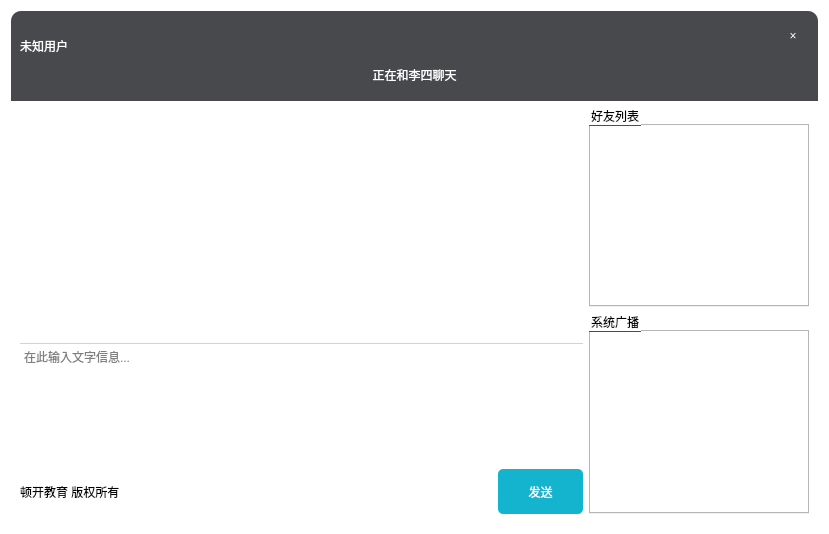
<?xml version="1.0" encoding="UTF-8"?>
<ui version="4.0">
 <class>MainWindow</class>
 <widget class="QWidget" name="MainWindow">
  <property name="geometry">
   <rect>
    <x>0</x>
    <y>0</y>
    <width>829</width>
    <height>534</height>
   </rect>
  </property>
  <property name="windowTitle">
   <string>Form</string>
  </property>
  <property name="styleSheet">
   <string notr="true">*{
	
	background-color: rgb(255, 255, 255);
}

QListWidget
{
	border:none;
}

QWidget#centralWidget
{
	border-top-right-radius:11px;
	border-top-left-radius:11px;
}

QWidget#topWidget
{
	background-color: rgb(72,73,77);
	border-top-right-radius:10px;
	border-top-left-radius:10px;
}

QWidget#topWidget QPushButton,QWidget#widget{
	border:none;
	background-color:none;
	border-radius:5px;
	color:white;
}

QPushButton#closeBtn:hover
{
	background-color:red;
}

QLabel
{
	background:transparent;
}

QLabel#curUserLab,QLabel#curChatLab
{
	color:white;
	font:normal 15pt '楷体';
}

QTextEdit#chatMsgSendEdit
{
	border-top:1px solid rgb(212,210,212);
}

QPushButton#msgSendBtn
{
	border:none;
	border-radius:5px;
	background-color: rgb(20,180,206);
	color:white;
	min-width:85px;
	min-height:45px;
}
QPushButton#msgSendBtn:hover
{
	background-color: rgb(63,195,217);
}

 QTabBar::tab {
	 border-bottom:1px solid red;
     border-bottom-color: red; /* same as the pane color */
     border-top-left-radius: 4px;
     border-top-right-radius: 4px;
     min-width: 20ex;
	 min-height:10ex;
     padding: 2px;
 }


</string>
  </property>
  <layout class="QGridLayout" name="gridLayout">
   <item row="0" column="0">
    <widget class="QWidget" name="centralWidget" native="true">
     <layout class="QGridLayout" name="gridLayout_2" columnstretch="5,2">
      <property name="leftMargin">
       <number>0</number>
      </property>
      <property name="topMargin">
       <number>0</number>
      </property>
      <property name="rightMargin">
       <number>0</number>
      </property>
      <property name="bottomMargin">
       <number>0</number>
      </property>
      <item row="0" column="0" colspan="2">
       <widget class="QWidget" name="topWidget" native="true">
        <property name="minimumSize">
         <size>
          <width>0</width>
          <height>90</height>
         </size>
        </property>
        <property name="maximumSize">
         <size>
          <width>16777215</width>
          <height>90</height>
         </size>
        </property>
        <layout class="QGridLayout" name="gridLayout_4">
         <item row="1" column="1" rowspan="2">
          <widget class="QLabel" name="curChatLab">
           <property name="text">
            <string>正在和李四聊天</string>
           </property>
           <property name="alignment">
            <set>Qt::AlignCenter</set>
           </property>
          </widget>
         </item>
         <item row="0" column="1">
          <spacer name="horizontalSpacer_4">
           <property name="orientation">
            <enum>Qt::Horizontal</enum>
           </property>
           <property name="sizeHint" stdset="0">
            <size>
             <width>258</width>
             <height>20</height>
            </size>
           </property>
          </spacer>
         </item>
         <item row="2" column="0">
          <spacer name="horizontalSpacer_3">
           <property name="orientation">
            <enum>Qt::Horizontal</enum>
           </property>
           <property name="sizeHint" stdset="0">
            <size>
             <width>257</width>
             <height>20</height>
            </size>
           </property>
          </spacer>
         </item>
         <item row="0" column="0" rowspan="2">
          <widget class="QLabel" name="curUserLab">
           <property name="text">
            <string>未知用户</string>
           </property>
          </widget>
         </item>
         <item row="2" column="2">
          <spacer name="horizontalSpacer_2">
           <property name="orientation">
            <enum>Qt::Horizontal</enum>
           </property>
           <property name="sizeHint" stdset="0">
            <size>
             <width>257</width>
             <height>20</height>
            </size>
           </property>
          </spacer>
         </item>
         <item row="0" column="2">
          <widget class="QWidget" name="widget" native="true">
           <layout class="QHBoxLayout" name="horizontalLayout_2">
            <property name="leftMargin">
             <number>0</number>
            </property>
            <property name="topMargin">
             <number>0</number>
            </property>
            <property name="rightMargin">
             <number>0</number>
            </property>
            <property name="bottomMargin">
             <number>0</number>
            </property>
            <item>
             <spacer name="horizontalSpacer_5">
              <property name="orientation">
               <enum>Qt::Horizontal</enum>
              </property>
              <property name="sizeHint" stdset="0">
               <size>
                <width>219</width>
                <height>20</height>
               </size>
              </property>
             </spacer>
            </item>
            <item>
             <widget class="QPushButton" name="closeBtn">
              <property name="minimumSize">
               <size>
                <width>32</width>
                <height>32</height>
               </size>
              </property>
              <property name="maximumSize">
               <size>
                <width>32</width>
                <height>32</height>
               </size>
              </property>
              <property name="text">
               <string>×</string>
              </property>
             </widget>
            </item>
           </layout>
          </widget>
         </item>
        </layout>
       </widget>
      </item>
      <item row="1" column="0">
       <widget class="QWidget" name="chatWidget" native="true">
        <property name="sizePolicy">
         <sizepolicy hsizetype="Preferred" vsizetype="Expanding">
          <horstretch>0</horstretch>
          <verstretch>0</verstretch>
         </sizepolicy>
        </property>
        <layout class="QGridLayout" name="gridLayout_3" rowstretch="2,0">
         <property name="leftMargin">
          <number>9</number>
         </property>
         <property name="topMargin">
          <number>0</number>
         </property>
         <property name="rightMargin">
          <number>0</number>
         </property>
         <property name="bottomMargin">
          <number>0</number>
         </property>
         <item row="0" column="0">
          <widget class="QListWidget" name="chatMsgListWidget"/>
         </item>
         <item row="1" column="0">
          <widget class="QTextEdit" name="chatMsgSendEdit">
           <property name="sizePolicy">
            <sizepolicy hsizetype="Expanding" vsizetype="Expanding">
             <horstretch>0</horstretch>
             <verstretch>0</verstretch>
            </sizepolicy>
           </property>
           <property name="maximumSize">
            <size>
             <width>16777215</width>
             <height>120</height>
            </size>
           </property>
           <property name="frameShape">
            <enum>QFrame::NoFrame</enum>
           </property>
           <property name="placeholderText">
            <string>在此输入文字信息...</string>
           </property>
          </widget>
         </item>
        </layout>
       </widget>
      </item>
      <item row="1" column="1" rowspan="2">
       <widget class="QWidget" name="rightWidget" native="true">
        <property name="sizePolicy">
         <sizepolicy hsizetype="Preferred" vsizetype="Preferred">
          <horstretch>0</horstretch>
          <verstretch>0</verstretch>
         </sizepolicy>
        </property>
        <layout class="QVBoxLayout" name="verticalLayout_2">
         <property name="leftMargin">
          <number>0</number>
         </property>
         <property name="topMargin">
          <number>0</number>
         </property>
         <property name="rightMargin">
          <number>9</number>
         </property>
         <property name="bottomMargin">
          <number>9</number>
         </property>
         <item>
          <widget class="QTabWidget" name="_friendListWidget">
           <widget class="QWidget" name="friendTab">
            <attribute name="title">
             <string>好友列表</string>
            </attribute>
            <layout class="QVBoxLayout" name="verticalLayout_3">
             <item>
              <widget class="QListWidget" name="friendListWidget">
               <property name="frameShape">
                <enum>QFrame::NoFrame</enum>
               </property>
              </widget>
             </item>
            </layout>
           </widget>
          </widget>
         </item>
         <item>
          <widget class="QTabWidget" name="_broadcastWidget">
           <widget class="QWidget" name="systemBroadcastTab">
            <attribute name="title">
             <string>系统广播</string>
            </attribute>
            <layout class="QVBoxLayout" name="verticalLayout_4">
             <item>
              <widget class="QListWidget" name="systemBroadCatListWidget">
               <property name="frameShape">
                <enum>QFrame::NoFrame</enum>
               </property>
              </widget>
             </item>
            </layout>
           </widget>
          </widget>
         </item>
        </layout>
       </widget>
      </item>
      <item row="2" column="0">
       <widget class="QWidget" name="widget_3" native="true">
        <layout class="QVBoxLayout" name="verticalLayout">
         <property name="leftMargin">
          <number>0</number>
         </property>
         <property name="topMargin">
          <number>0</number>
         </property>
         <property name="rightMargin">
          <number>0</number>
         </property>
         <property name="bottomMargin">
          <number>9</number>
         </property>
         <item>
          <layout class="QHBoxLayout" name="horizontalLayout">
           <property name="leftMargin">
            <number>9</number>
           </property>
           <item>
            <widget class="QLabel" name="copyrightLab">
             <property name="text">
              <string>顿开教育 版权所有</string>
             </property>
            </widget>
           </item>
           <item>
            <spacer name="horizontalSpacer">
             <property name="orientation">
              <enum>Qt::Horizontal</enum>
             </property>
             <property name="sizeHint" stdset="0">
              <size>
               <width>40</width>
               <height>20</height>
              </size>
             </property>
            </spacer>
           </item>
           <item>
            <widget class="QPushButton" name="msgSendBtn">
             <property name="text">
              <string>发送</string>
             </property>
            </widget>
           </item>
          </layout>
         </item>
        </layout>
       </widget>
      </item>
     </layout>
    </widget>
   </item>
  </layout>
 </widget>
 <resources/>
 <connections>
  <connection>
   <sender>closeBtn</sender>
   <signal>clicked()</signal>
   <receiver>MainWindow</receiver>
   <slot>close()</slot>
   <hints>
    <hint type="sourcelabel">
     <x>794</x>
     <y>33</y>
    </hint>
    <hint type="destinationlabel">
     <x>414</x>
     <y>266</y>
    </hint>
   </hints>
  </connection>
 </connections>
</ui>
